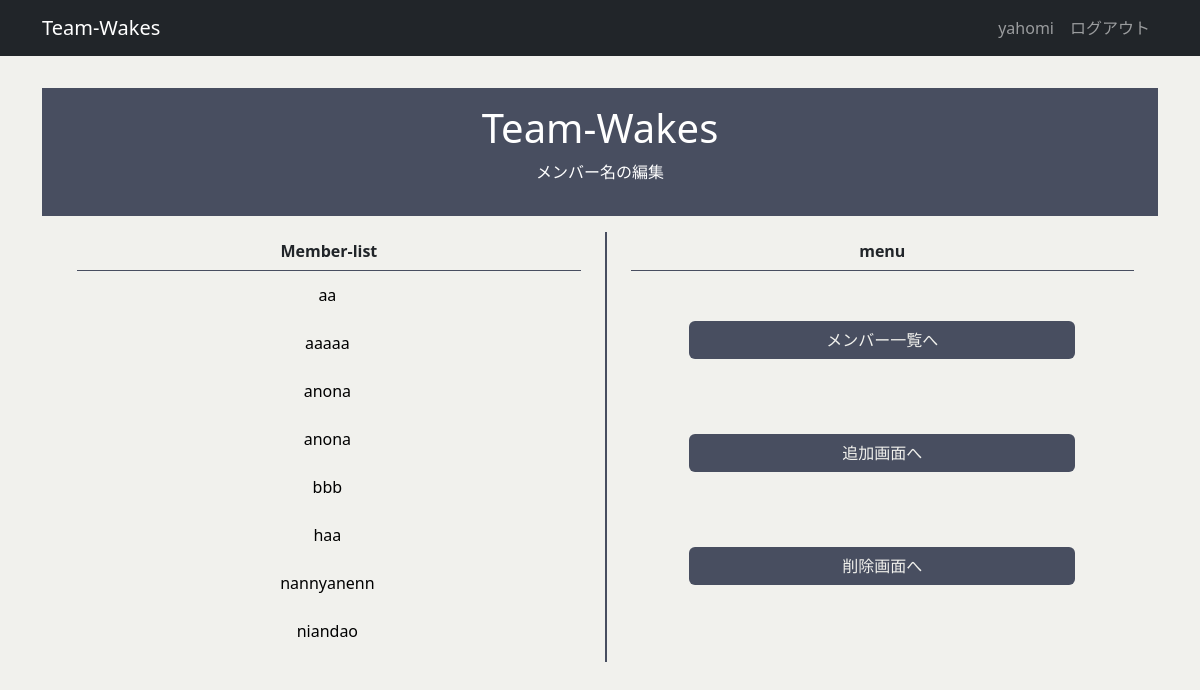
The page /wakes/member/edit/member_list (signed in) on the database as committed earlier.
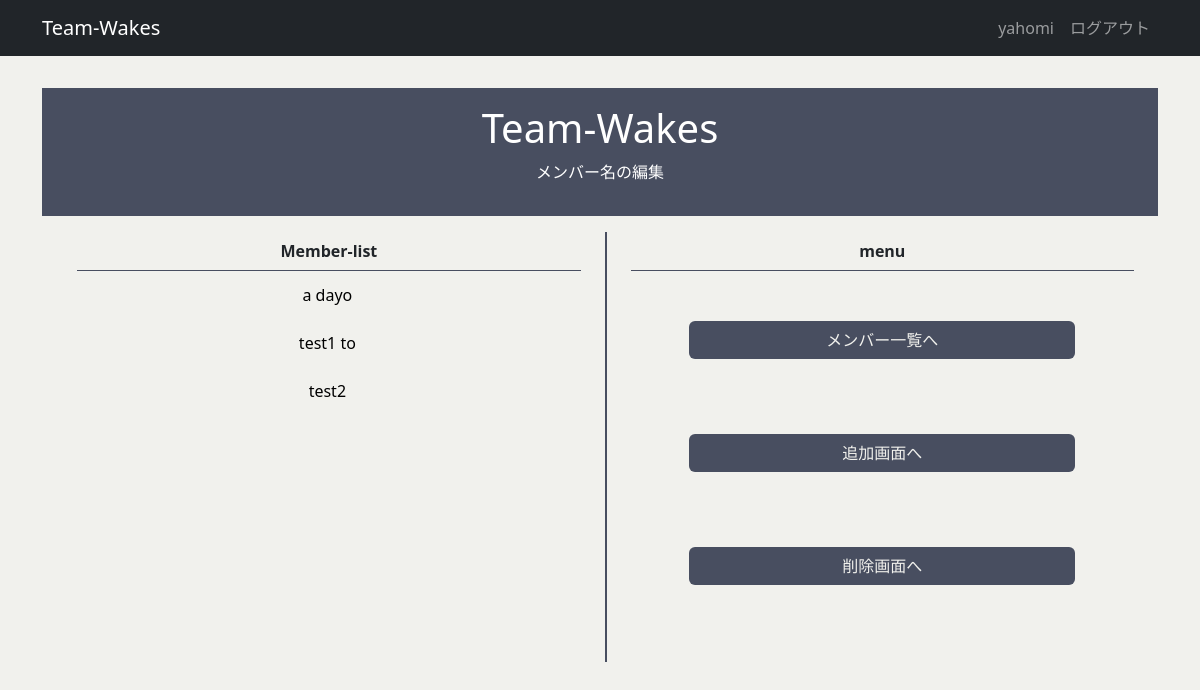
The same page on the database as committed later.
### wakes/models.py (models this page shows, shortened)
class Member(models.Model):
    name = models.CharField('名前', max_length=12, blank=False)
    created_by = models.ForeignKey(settings.AUTH_USER_MODEL, verbose_name="作成者", on_delete=models.CASCADE)
    class Meta:
        db_table = 'members'

### wakes/views.py (the view)
# urls.py: path('member/edit/member_list', member_edit_list, name="member_edit_list"),
def member_edit_list(request):
    user_id = request.user.id
    members = Member.objects.filter(created_by_id=user_id)
    members = members.order_by('name')
    context= {
        'members': members,
    }
    return render(request, 'member/member_edit_list.html', context)

### templates/member/member_edit_list.html
{% extends 'base.html' %}
{% load static %}
{% block main %}
  <div class="sub-welcome">
    <h1 class="title">Team-Wakes</h1>
    <p class="subtitle">メンバー名の編集</p>
  </div>
  <div class="content">
    <div class="all-member-list">
      <h2 class="content-head">Member-list</h2>
      <ul class="member-list-ul">
        {% for member in members %}
          <li class="member-list">
            <a href="{% url 'member_edit' member.id %}" class="wake">
              {{ member.name }}
            </a>
          </li>
        {% endfor %}
      </ul>
    </div>
    <div class="function-container">
      <h2 class="content-head">menu</h2>
      <a class="btn btn-color btn-function" href="{% url 'member' %}">メンバー一覧へ</a>
      <br>
      <a class="btn btn-color btn-function" href="{% url 'member_new_list' %}">追加画面へ</a>
      <br>
      <a class="btn btn-color btn-function" href="{% url 'member_edit_list' %}">削除画面へ</a>
    </div>
  </div>
{% endblock main %}

Rows that differ between the two databases and show on the page:
removed Member: name "aa"
removed Member: name "aaaaa"
removed Member: name "anona"
removed Member: name "anona"
removed Member: name "bbb"
removed Member: name "haa"
removed Member: name "nannyanenn"
removed Member: name "niandao"
added Member: name "a dayo"
added Member: name "test1 to"
added Member: name "test2"
